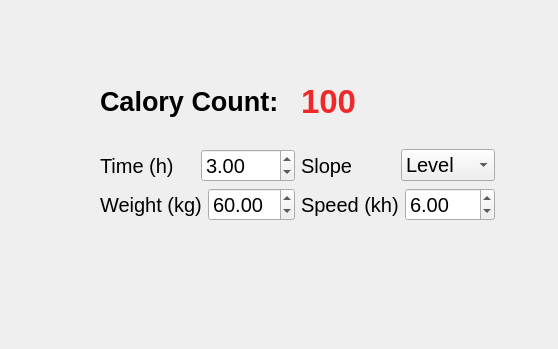
<?xml version="1.0" encoding="UTF-8"?>
<ui version="4.0">
 <class>Widget</class>
 <widget class="QWidget" name="Widget">
  <property name="geometry">
   <rect>
    <x>0</x>
    <y>0</y>
    <width>558</width>
    <height>349</height>
   </rect>
  </property>
  <property name="windowTitle">
   <string>Calory Counter</string>
  </property>
  <widget class="QWidget" name="">
   <property name="geometry">
    <rect>
     <x>100</x>
     <y>60</y>
     <width>395</width>
     <height>161</height>
    </rect>
   </property>
   <layout class="QVBoxLayout" name="verticalLayout">
    <item>
     <layout class="QHBoxLayout" name="horizontalLayout_5">
      <item>
       <widget class="QLabel" name="label">
        <property name="font">
         <font>
          <pointsize>20</pointsize>
          <bold>true</bold>
         </font>
        </property>
        <property name="text">
         <string>Calory Count:</string>
        </property>
       </widget>
      </item>
      <item>
       <widget class="QLabel" name="caloryCountLabel">
        <property name="font">
         <font>
          <pointsize>25</pointsize>
          <bold>true</bold>
         </font>
        </property>
        <property name="styleSheet">
         <string notr="true">color: rgb(239, 41, 41);</string>
        </property>
        <property name="text">
         <string>100</string>
        </property>
       </widget>
      </item>
     </layout>
    </item>
    <item>
     <layout class="QHBoxLayout" name="horizontalLayout_6">
      <item>
       <layout class="QHBoxLayout" name="horizontalLayout_2">
        <item>
         <widget class="QLabel" name="label_3">
          <property name="font">
           <font>
            <pointsize>15</pointsize>
           </font>
          </property>
          <property name="text">
           <string>Time (h)</string>
          </property>
         </widget>
        </item>
        <item>
         <widget class="QDoubleSpinBox" name="timeSpinBox">
          <property name="font">
           <font>
            <pointsize>15</pointsize>
           </font>
          </property>
          <property name="minimum">
           <double>1.000000000000000</double>
          </property>
          <property name="singleStep">
           <double>1.000000000000000</double>
          </property>
          <property name="value">
           <double>3.000000000000000</double>
          </property>
         </widget>
        </item>
       </layout>
      </item>
      <item>
       <layout class="QHBoxLayout" name="horizontalLayout_3">
        <item>
         <widget class="QLabel" name="label_6">
          <property name="font">
           <font>
            <pointsize>15</pointsize>
           </font>
          </property>
          <property name="text">
           <string>Slope</string>
          </property>
         </widget>
        </item>
        <item>
         <widget class="QComboBox" name="slopeComboBox">
          <property name="font">
           <font>
            <pointsize>15</pointsize>
           </font>
          </property>
          <item>
           <property name="text">
            <string>Level</string>
           </property>
          </item>
         </widget>
        </item>
       </layout>
      </item>
     </layout>
    </item>
    <item>
     <layout class="QHBoxLayout" name="horizontalLayout_7">
      <item>
       <layout class="QHBoxLayout" name="horizontalLayout">
        <item>
         <widget class="QLabel" name="label_4">
          <property name="font">
           <font>
            <pointsize>15</pointsize>
           </font>
          </property>
          <property name="text">
           <string>Weight (kg)</string>
          </property>
         </widget>
        </item>
        <item>
         <widget class="QDoubleSpinBox" name="weightSpinBox">
          <property name="font">
           <font>
            <pointsize>15</pointsize>
           </font>
          </property>
          <property name="value">
           <double>60.000000000000000</double>
          </property>
         </widget>
        </item>
       </layout>
      </item>
      <item>
       <layout class="QHBoxLayout" name="horizontalLayout_4">
        <item>
         <widget class="QLabel" name="label_5">
          <property name="font">
           <font>
            <pointsize>15</pointsize>
           </font>
          </property>
          <property name="text">
           <string>Speed (kh)</string>
          </property>
         </widget>
        </item>
        <item>
         <widget class="QDoubleSpinBox" name="speedSpinBox">
          <property name="font">
           <font>
            <pointsize>15</pointsize>
           </font>
          </property>
          <property name="value">
           <double>6.000000000000000</double>
          </property>
         </widget>
        </item>
       </layout>
      </item>
     </layout>
    </item>
   </layout>
  </widget>
 </widget>
 <resources/>
 <connections/>
</ui>
